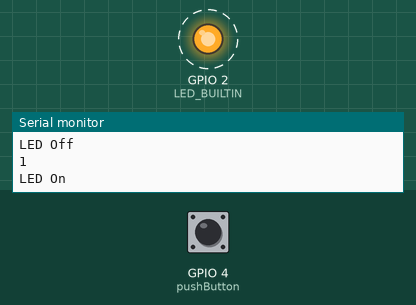
This sketch was run on a simulated ESP32. On the bench: output pins drawn as LEDs (lit = HIGH), the last lines printed to the serial monitor. Dashed ring = blinking. Inputs (shaded band) come from the test bench; at power-on: GPIO 4 (pushButton) HIGH. WiFi joins after 1.5 s; servers stay silent unless stated; the local clock reads 2024-03-15 10:24:30 at power-on unless the sketch sets it.

Above: at 5.9 s.
6.3 s: GPIO 4 (pushButton) pulled LOW for 0.5 s
At 6.3 s:
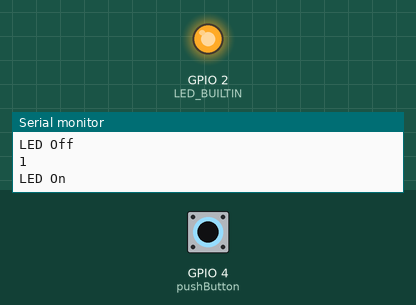
At 7.3 s:
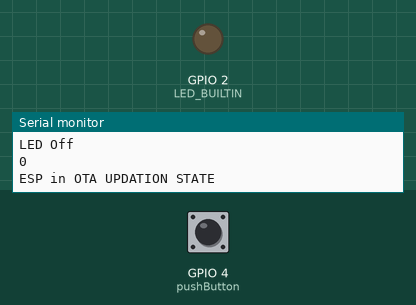
Timing chart, 0 to 15.6 s (numbered marks = the images above; inputs shaded):
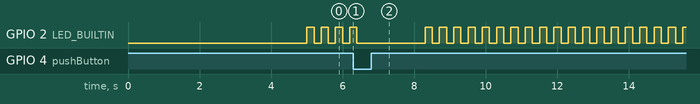

The sketch:

ESP32OTA.ino
```cpp
/**
   httpUpdateSecure.ino

    Created on: 16.10.2018 as an adaptation of the ESP8266 version of httpUpdate.ino

*/

#include <WiFi.h>
#include <WiFiMulti.h>

#include <HTTPClient.h>
#include <HTTPUpdate.h>

#include <time.h>

WiFiMulti WiFiMulti;

// Set time via NTP, as required for x.509 validation
void setClock() {
  configTime(0, 0, "pool.ntp.org", "time.nist.gov");  // UTC

  Serial.print(F("Waiting for NTP time sync: "));
  time_t now = time(nullptr);
  while (now < 8 * 3600 * 2) {
    yield();
    delay(500);
    Serial.print(F("."));
    now = time(nullptr);
  }

  Serial.println(F(""));
  struct tm timeinfo;
  gmtime_r(&now, &timeinfo);
  Serial.print(F("Current time: "));
  Serial.print(asctime(&timeinfo));
}

/**
   This is lets-encrypt-x3-cross-signed.pem
*/
const char* rootCACertificate = \
                                "-----BEGIN CERTIFICATE-----\n" \
                                "MIIEsTCCA5mgAwIBAgIQBOHnpNxc8vNtwCtCuF0VnzANBgkqhkiG9w0BAQsFADBs\n" \
                                "MQswCQYDVQQGEwJVUzEVMBMGA1UEChMMRGlnaUNlcnQgSW5jMRkwFwYDVQQLExB3\n" \
                                "d3cuZGlnaWNlcnQuY29tMSswKQYDVQQDEyJEaWdpQ2VydCBIaWdoIEFzc3VyYW5j\n" \
                                "ZSBFViBSb290IENBMB4XDTEzMTAyMjEyMDAwMFoXDTI4MTAyMjEyMDAwMFowcDEL\n" \
                                "MAkGA1UEBhMCVVMxFTATBgNVBAoTDERpZ2lDZXJ0IEluYzEZMBcGA1UECxMQd3d3\n" \
                                "LmRpZ2ljZXJ0LmNvbTEvMC0GA1UEAxMmRGlnaUNlcnQgU0hBMiBIaWdoIEFzc3Vy\n" \
                                "YW5jZSBTZXJ2ZXIgQ0EwggEiMA0GCSqGSIb3DQEBAQUAA4IBDwAwggEKAoIBAQC2\n" \
                                "4C/CJAbIbQRf1+8KZAayfSImZRauQkCbztyfn3YHPsMwVYcZuU+UDlqUH1VWtMIC\n" \
                                "Kq/QmO4LQNfE0DtyyBSe75CxEamu0si4QzrZCwvV1ZX1QK/IHe1NnF9Xt4ZQaJn1\n" \
                                "itrSxwUfqJfJ3KSxgoQtxq2lnMcZgqaFD15EWCo3j/018QsIJzJa9buLnqS9UdAn\n" \
                                "4t07QjOjBSjEuyjMmqwrIw14xnvmXnG3Sj4I+4G3FhahnSMSTeXXkgisdaScus0X\n" \
                                "sh5ENWV/UyU50RwKmmMbGZJ0aAo3wsJSSMs5WqK24V3B3aAguCGikyZvFEohQcft\n" \
                                "bZvySC/zA/WiaJJTL17jAgMBAAGjggFJMIIBRTASBgNVHRMBAf8ECDAGAQH/AgEA\n" \
                                "MA4GA1UdDwEB/wQEAwIBhjAdBgNVHSUEFjAUBggrBgEFBQcDAQYIKwYBBQUHAwIw\n" \
                                "NAYIKwYBBQUHAQEEKDAmMCQGCCsGAQUFBzABhhhodHRwOi8vb2NzcC5kaWdpY2Vy\n" \
                                "dC5jb20wSwYDVR0fBEQwQjBAoD6gPIY6aHR0cDovL2NybDQuZGlnaWNlcnQuY29t\n" \
                                "L0RpZ2lDZXJ0SGlnaEFzc3VyYW5jZUVWUm9vdENBLmNybDA9BgNVHSAENjA0MDIG\n" \
                                "BFUdIAAwKjAoBggrBgEFBQcCARYcaHR0cHM6Ly93d3cuZGlnaWNlcnQuY29tL0NQ\n" \
                                "UzAdBgNVHQ4EFgQUUWj/kK8CB3U8zNllZGKiErhZcjswHwYDVR0jBBgwFoAUsT7D\n" \
                                "aQP4v0cB1JgmGggC72NkK8MwDQYJKoZIhvcNAQELBQADggEBABiKlYkD5m3fXPwd\n" \
                                "aOpKj4PWUS+Na0QWnqxj9dJubISZi6qBcYRb7TROsLd5kinMLYBq8I4g4Xmk/gNH\n" \
                                "E+r1hspZcX30BJZr01lYPf7TMSVcGDiEo+afgv2MW5gxTs14nhr9hctJqvIni5ly\n" \
                                "/D6q1UEL2tU2ob8cbkdJf17ZSHwD2f2LSaCYJkJA69aSEaRkCldUxPUd1gJea6zu\n" \
                                "xICaEnL6VpPX/78whQYwvwt/Tv9XBZ0k7YXDK/umdaisLRbvfXknsuvCnQsH6qqF\n" \
                                "0wGjIChBWUMo0oHjqvbsezt3tkBigAVBRQHvFwY+3sAzm2fTYS5yh+Rp/BIAV0Ae\n" \
                                "cPUeybQ=\n" \
                                "-----END CERTIFICATE-----\n";


int pushButton = 4;
int LED_BUILTIN = 2;


void setup() {

  Serial.begin(115200);
  // Serial.setDebugOutput(true);
  pinMode(pushButton, INPUT);
  pinMode(LED_BUILTIN, OUTPUT);

  Serial.println();
  Serial.println();
  Serial.println();

  for (uint8_t t = 4; t > 0; t--) {
    Serial.printf("[SETUP] WAIT %d...\n", t);
    Serial.flush();
    delay(1000);
  }

  Serial.println("\n\n      VERSION:0.001 \n\n");
  delay(1000);

  WiFi.mode(WIFI_STA);
  WiFiMulti.addAP("Android M", "11112222");
  // WiFiMulti.addAP("RASS_Network", "RassLoRa@45231");
}

void loop() {


  digitalWrite(LED_BUILTIN, HIGH);   // turn the LED on (HIGH is the voltage level)
  Serial.println("LED On");
  delay(200);
  digitalWrite(LED_BUILTIN, LOW);    // turn the LED off by making the voltage LOW
  Serial.println("LED Off");
  delay(200);

  int buttonState = digitalRead(pushButton);
  Serial.println(buttonState);


  if (buttonState == LOW)
  {
    Serial.println("ESP in OTA UPDATION STATE");

    // wait for WiFi connection
    if ((WiFiMulti.run() == WL_CONNECTED)) {

      setClock();

      WiFiClientSecure client;
      client.setCACert(rootCACertificate);

      // Reading data over SSL may be slow, use an adequate timeout
      client.setTimeout(12000 / 1000); // timeout argument is defined in seconds for setTimeout

      // httpUpdate.setLedPin(LED_BUILTIN, HIGH);
      t_httpUpdate_return ret = httpUpdate.update(client, "https://raw.githubusercontent.com/mayur101/ota/master/Blinkota.ino.esp32.bin");
      //t_httpUpdate_return ret = httpUpdate.update(client,"https://raw.githubusercontent.com/mayur101/ota/master/hello.ino.esp32.bin");
      // Or:
      //t_httpUpdate_return ret = httpUpdate.update(client, "server", 443, "file.bin");


      switch (ret) {
        case HTTP_UPDATE_FAILED:
          Serial.printf("HTTP_UPDATE_FAILED Error (%d): %s\n", httpUpdate.getLastError(), httpUpdate.getLastErrorString().c_str());
          break;

        case HTTP_UPDATE_NO_UPDATES:
          Serial.println("HTTP_UPDATE_NO_UPDATES");
          break;

        case HTTP_UPDATE_OK:
          Serial.println("HTTP_UPDATE_OK");
          break;
      }
    }


  }
}
```

Measured:
- by itself, GPIO 2 (LED_BUILTIN): repeats every 0.40 s: HIGH 0.20 s, LOW 0.20 s
